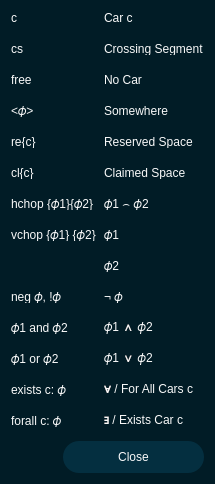
<?xml version="1.0" encoding="UTF-8"?>
<ui version="4.0">
 <class>QueryHelpDialog</class>
 <widget class="QDialog" name="QueryHelpDialog">
  <property name="geometry">
   <rect>
    <x>0</x>
    <y>0</y>
    <width>232</width>
    <height>491</height>
   </rect>
  </property>
  <property name="minimumSize">
   <size>
    <width>0</width>
    <height>0</height>
   </size>
  </property>
  <property name="maximumSize">
   <size>
    <width>16777215</width>
    <height>16777215</height>
   </size>
  </property>
  <property name="windowTitle">
   <string>Help Query Syntax</string>
  </property>
  <property name="styleSheet">
   <string notr="true">QDialog {
    background-color: #011C26; 
}

QWidget {	
	font: 13pt &quot;Helvetica&quot;;
    color: #F9F9F9;
}

QLabel[class=label] {	
	font: 10pt;
    color: #F9F9F9;
}

QWidget[class=container] {	
    background: #042F40;
	border-radius: 10pxx
}

QLabel[class=hint] {
	color: #799582;
}

QLabel[class=title] {
	font: 700 24pt;
}

QLineEdit{
	background-color: #011C26;
	border: none;
	border-radius: 6px;
	
}

/* --- Main Box --- */
QComboBox {
    background-color: #011C26;
    border: none;
    border-radius: 6px;
    padding: 5px 10px;
    color: #F9F9F9;
    /* This helps selection color in some styles */
    selection-background-color: #011C26; 
}

/* --- The Dropdown Frame --- */
/* We target QListView specifically to override Mac defaults */
QComboBox QListView {
    background-color: #011C26;
    border: 1px solid #042F40; /* Your custom border */
    outline: 0px; /* Removes the dotted/blue focus line */
    padding: 0px;
}



/* --- The Arrow Button Area --- */
QComboBox::drop-down {
    subcontrol-origin: padding;
    subcontrol-position: top right;
    width: 24px;
    border-left: 1px solid #042F40; /* Optional: adds a separator */
    border-top-right-radius: 6px;
    border-bottom-right-radius: 6px;
}

QComboBox::down-arrow {
    image: url(:/icons/icons/down.svg);
    width: 10px;
    height: 10px;
}

/* --- Main Spinbox Styling (Applies to both) --- */
QSpinBox, QDoubleSpinBox {
    background-color: #011C26;
    border: none;
    border-radius: 6px;
    color: #F9F9F9;
    padding: 5px 10px;
    padding-right: 15px; 
}

/* --- The Button Container Areas --- */
QSpinBox::up-button, QDoubleSpinBox::up-button {
    subcontrol-origin: border;
    subcontrol-position: top right;
    width: 25px;
    
    border-left: 1px solid #042F40;
    border-top-right-radius: 6px;
    border-bottom: 1px solid #042F40;
    
    background-color: #011C26;
}

QSpinBox::down-button, QDoubleSpinBox::down-button {
    subcontrol-origin: border;
    subcontrol-position: bottom right;
    width: 25px;
    
    border-left: 1px solid #042F40;
    border-bottom-right-radius: 6px;
    
    background-color: #011C26;
}

/* --- Hover Effects --- */
QSpinBox::up-button:hover, QDoubleSpinBox::up-button:hover,
QSpinBox::down-button:hover, QDoubleSpinBox::down-button:hover, QComboBox::drop-down:hover {
    background-color: #042F40;
}

/* --- The Arrow Icons --- */
/* (Assuming you are using the CSS Arrow hack from before. 
   If using images, replace these with your image: url(...) code) */

QSpinBox::up-arrow, QDoubleSpinBox::up-arrow {
    image: url(:/icons/icons/up.svg); /* You need to create this file */
    width: 10px;
    height: 10px;
}

QSpinBox::down-arrow, QDoubleSpinBox::down-arrow {
    image: url(:/icons/icons/down.svg); /* You need to create this file */
    width: 10px;
    height: 10px;
}

QToolButton {
    background-color: #032F40; 
    border-radius: 16px;       
    border: none;
    text-align: center;
}

QToolButton:hover {
    background-color: #314250; 
}

QToolButton:pressed {
    background-color: #032F40;
}

QPushButton {
	color: #011C26;
	border-radius: 16px;
}

QPushButton#b_close {
	background-color: #042F40;
	color: #F9F9F9
}

QPushButton#b_close:hover {
    background-color: #314250; 
}
QPushButton#b_close:pressed {
    background-color: #042F40; 
}</string>
  </property>
  <layout class="QVBoxLayout" name="verticalLayout">
   <property name="sizeConstraint">
    <enum>QLayout::SizeConstraint::SetFixedSize</enum>
   </property>
   <item>
    <widget class="QWidget" name="widget" native="true">
     <layout class="QVBoxLayout" name="Lanes">
      <property name="spacing">
       <number>0</number>
      </property>
      <property name="sizeConstraint">
       <enum>QLayout::SizeConstraint::SetDefaultConstraint</enum>
      </property>
      <property name="leftMargin">
       <number>0</number>
      </property>
      <property name="topMargin">
       <number>0</number>
      </property>
      <property name="rightMargin">
       <number>0</number>
      </property>
      <property name="bottomMargin">
       <number>0</number>
      </property>
      <item>
       <widget class="QWidget" name="widget_3" native="true">
        <property name="class" stdset="0">
         <string/>
        </property>
        <layout class="QGridLayout" name="gridLayout_2">
         <property name="leftMargin">
          <number>0</number>
         </property>
         <property name="topMargin">
          <number>0</number>
         </property>
         <property name="rightMargin">
          <number>0</number>
         </property>
         <property name="bottomMargin">
          <number>0</number>
         </property>
         <property name="horizontalSpacing">
          <number>8</number>
         </property>
         <property name="verticalSpacing">
          <number>18</number>
         </property>
         <item row="2" column="0">
          <widget class="QLabel" name="label_13">
           <property name="minimumSize">
            <size>
             <width>0</width>
             <height>13</height>
            </size>
           </property>
           <property name="maximumSize">
            <size>
             <width>16777215</width>
             <height>13</height>
            </size>
           </property>
           <property name="text">
            <string>free</string>
           </property>
           <property name="textFormat">
            <enum>Qt::TextFormat::MarkdownText</enum>
           </property>
          </widget>
         </item>
         <item row="10" column="0">
          <widget class="QLabel" name="label_23">
           <property name="minimumSize">
            <size>
             <width>0</width>
             <height>13</height>
            </size>
           </property>
           <property name="maximumSize">
            <size>
             <width>16777215</width>
             <height>13</height>
            </size>
           </property>
           <property name="text">
            <string>𝜙1 and 𝜙2</string>
           </property>
           <property name="textFormat">
            <enum>Qt::TextFormat::MarkdownText</enum>
           </property>
          </widget>
         </item>
         <item row="5" column="0">
          <widget class="QLabel" name="label_16">
           <property name="minimumSize">
            <size>
             <width>0</width>
             <height>13</height>
            </size>
           </property>
           <property name="maximumSize">
            <size>
             <width>16777215</width>
             <height>13</height>
            </size>
           </property>
           <property name="text">
            <string>cl{c}</string>
           </property>
           <property name="textFormat">
            <enum>Qt::TextFormat::MarkdownText</enum>
           </property>
          </widget>
         </item>
         <item row="0" column="0">
          <widget class="QLabel" name="label_10">
           <property name="minimumSize">
            <size>
             <width>0</width>
             <height>13</height>
            </size>
           </property>
           <property name="maximumSize">
            <size>
             <width>16777215</width>
             <height>13</height>
            </size>
           </property>
           <property name="text">
            <string>c</string>
           </property>
           <property name="textFormat">
            <enum>Qt::TextFormat::MarkdownText</enum>
           </property>
          </widget>
         </item>
         <item row="8" column="1">
          <widget class="QLabel" name="label_30">
           <property name="minimumSize">
            <size>
             <width>0</width>
             <height>13</height>
            </size>
           </property>
           <property name="maximumSize">
            <size>
             <width>16777215</width>
             <height>13</height>
            </size>
           </property>
           <property name="text">
            <string>𝜙2</string>
           </property>
          </widget>
         </item>
         <item row="12" column="0">
          <widget class="QLabel" name="label_19">
           <property name="minimumSize">
            <size>
             <width>0</width>
             <height>13</height>
            </size>
           </property>
           <property name="maximumSize">
            <size>
             <width>16777215</width>
             <height>13</height>
            </size>
           </property>
           <property name="text">
            <string>exists c: 𝜙</string>
           </property>
           <property name="textFormat">
            <enum>Qt::TextFormat::MarkdownText</enum>
           </property>
          </widget>
         </item>
         <item row="9" column="0">
          <widget class="QLabel" name="label_18">
           <property name="minimumSize">
            <size>
             <width>0</width>
             <height>13</height>
            </size>
           </property>
           <property name="maximumSize">
            <size>
             <width>16777215</width>
             <height>13</height>
            </size>
           </property>
           <property name="text">
            <string>neg 𝜙, !𝜙</string>
           </property>
           <property name="textFormat">
            <enum>Qt::TextFormat::MarkdownText</enum>
           </property>
          </widget>
         </item>
         <item row="0" column="1">
          <widget class="QLabel" name="label_5">
           <property name="minimumSize">
            <size>
             <width>0</width>
             <height>13</height>
            </size>
           </property>
           <property name="maximumSize">
            <size>
             <width>16777215</width>
             <height>13</height>
            </size>
           </property>
           <property name="text">
            <string>Car c</string>
           </property>
           <property name="textFormat">
            <enum>Qt::TextFormat::MarkdownText</enum>
           </property>
          </widget>
         </item>
         <item row="13" column="1">
          <widget class="QLabel" name="label_33">
           <property name="minimumSize">
            <size>
             <width>0</width>
             <height>13</height>
            </size>
           </property>
           <property name="maximumSize">
            <size>
             <width>16777215</width>
             <height>13</height>
            </size>
           </property>
           <property name="text">
            <string>∃ / Exists Car c</string>
           </property>
           <property name="textFormat">
            <enum>Qt::TextFormat::MarkdownText</enum>
           </property>
          </widget>
         </item>
         <item row="6" column="0">
          <widget class="QLabel" name="label_25">
           <property name="minimumSize">
            <size>
             <width>0</width>
             <height>13</height>
            </size>
           </property>
           <property name="maximumSize">
            <size>
             <width>16777215</width>
             <height>13</height>
            </size>
           </property>
           <property name="text">
            <string>hchop {𝜙1}{𝜙2}</string>
           </property>
           <property name="textFormat">
            <enum>Qt::TextFormat::MarkdownText</enum>
           </property>
          </widget>
         </item>
         <item row="2" column="1">
          <widget class="QLabel" name="label_8">
           <property name="minimumSize">
            <size>
             <width>0</width>
             <height>13</height>
            </size>
           </property>
           <property name="maximumSize">
            <size>
             <width>16777215</width>
             <height>13</height>
            </size>
           </property>
           <property name="text">
            <string>No Car</string>
           </property>
           <property name="textFormat">
            <enum>Qt::TextFormat::MarkdownText</enum>
           </property>
          </widget>
         </item>
         <item row="11" column="1">
          <widget class="QLabel" name="label_22">
           <property name="minimumSize">
            <size>
             <width>0</width>
             <height>13</height>
            </size>
           </property>
           <property name="maximumSize">
            <size>
             <width>16777215</width>
             <height>13</height>
            </size>
           </property>
           <property name="text">
            <string>𝜙1 ∨ 𝜙2</string>
           </property>
           <property name="textFormat">
            <enum>Qt::TextFormat::MarkdownText</enum>
           </property>
          </widget>
         </item>
         <item row="1" column="0">
          <widget class="QLabel" name="label_11">
           <property name="minimumSize">
            <size>
             <width>0</width>
             <height>13</height>
            </size>
           </property>
           <property name="maximumSize">
            <size>
             <width>16777215</width>
             <height>13</height>
            </size>
           </property>
           <property name="text">
            <string>cs</string>
           </property>
           <property name="textFormat">
            <enum>Qt::TextFormat::MarkdownText</enum>
           </property>
          </widget>
         </item>
         <item row="3" column="0">
          <widget class="QLabel" name="label_12">
           <property name="minimumSize">
            <size>
             <width>0</width>
             <height>13</height>
            </size>
           </property>
           <property name="maximumSize">
            <size>
             <width>16777215</width>
             <height>13</height>
            </size>
           </property>
           <property name="text">
            <string>&lt;𝜙&gt;</string>
           </property>
           <property name="textFormat">
            <enum>Qt::TextFormat::MarkdownText</enum>
           </property>
          </widget>
         </item>
         <item row="3" column="1">
          <widget class="QLabel" name="label_7">
           <property name="minimumSize">
            <size>
             <width>0</width>
             <height>13</height>
            </size>
           </property>
           <property name="maximumSize">
            <size>
             <width>16777215</width>
             <height>13</height>
            </size>
           </property>
           <property name="text">
            <string>Somewhere</string>
           </property>
           <property name="textFormat">
            <enum>Qt::TextFormat::MarkdownText</enum>
           </property>
          </widget>
         </item>
         <item row="7" column="0">
          <widget class="QLabel" name="label_21">
           <property name="minimumSize">
            <size>
             <width>0</width>
             <height>13</height>
            </size>
           </property>
           <property name="maximumSize">
            <size>
             <width>16777215</width>
             <height>13</height>
            </size>
           </property>
           <property name="text">
            <string>vchop {𝜙1} {𝜙2}</string>
           </property>
           <property name="textFormat">
            <enum>Qt::TextFormat::MarkdownText</enum>
           </property>
          </widget>
         </item>
         <item row="6" column="1">
          <widget class="QLabel" name="label_29">
           <property name="minimumSize">
            <size>
             <width>0</width>
             <height>13</height>
            </size>
           </property>
           <property name="maximumSize">
            <size>
             <width>16777215</width>
             <height>13</height>
            </size>
           </property>
           <property name="text">
            <string>𝜙1 ⌢ 𝜙2</string>
           </property>
           <property name="textFormat">
            <enum>Qt::TextFormat::MarkdownText</enum>
           </property>
          </widget>
         </item>
         <item row="10" column="1">
          <widget class="QLabel" name="label_26">
           <property name="minimumSize">
            <size>
             <width>0</width>
             <height>13</height>
            </size>
           </property>
           <property name="maximumSize">
            <size>
             <width>16777215</width>
             <height>13</height>
            </size>
           </property>
           <property name="text">
            <string>𝜙1 ∧ 𝜙2</string>
           </property>
           <property name="textFormat">
            <enum>Qt::TextFormat::MarkdownText</enum>
           </property>
          </widget>
         </item>
         <item row="13" column="0">
          <widget class="QLabel" name="label_31">
           <property name="minimumSize">
            <size>
             <width>0</width>
             <height>13</height>
            </size>
           </property>
           <property name="maximumSize">
            <size>
             <width>16777215</width>
             <height>13</height>
            </size>
           </property>
           <property name="text">
            <string>forall c: 𝜙</string>
           </property>
           <property name="textFormat">
            <enum>Qt::TextFormat::MarkdownText</enum>
           </property>
          </widget>
         </item>
         <item row="11" column="0">
          <widget class="QLabel" name="label_28">
           <property name="minimumSize">
            <size>
             <width>0</width>
             <height>13</height>
            </size>
           </property>
           <property name="maximumSize">
            <size>
             <width>16777215</width>
             <height>13</height>
            </size>
           </property>
           <property name="text">
            <string>𝜙1 or 𝜙2</string>
           </property>
           <property name="textFormat">
            <enum>Qt::TextFormat::MarkdownText</enum>
           </property>
          </widget>
         </item>
         <item row="4" column="0">
          <widget class="QLabel" name="label_15">
           <property name="minimumSize">
            <size>
             <width>0</width>
             <height>13</height>
            </size>
           </property>
           <property name="maximumSize">
            <size>
             <width>16777215</width>
             <height>13</height>
            </size>
           </property>
           <property name="text">
            <string>re{c}</string>
           </property>
           <property name="textFormat">
            <enum>Qt::TextFormat::MarkdownText</enum>
           </property>
          </widget>
         </item>
         <item row="1" column="1">
          <widget class="QLabel" name="label_6">
           <property name="minimumSize">
            <size>
             <width>0</width>
             <height>13</height>
            </size>
           </property>
           <property name="maximumSize">
            <size>
             <width>16777215</width>
             <height>13</height>
            </size>
           </property>
           <property name="text">
            <string>Crossing Segment</string>
           </property>
           <property name="textFormat">
            <enum>Qt::TextFormat::MarkdownText</enum>
           </property>
          </widget>
         </item>
         <item row="7" column="1">
          <widget class="QLabel" name="label_27">
           <property name="minimumSize">
            <size>
             <width>0</width>
             <height>13</height>
            </size>
           </property>
           <property name="maximumSize">
            <size>
             <width>16777215</width>
             <height>13</height>
            </size>
           </property>
           <property name="text">
            <string>𝜙1</string>
           </property>
           <property name="textFormat">
            <enum>Qt::TextFormat::MarkdownText</enum>
           </property>
          </widget>
         </item>
         <item row="5" column="1">
          <widget class="QLabel" name="label_17">
           <property name="minimumSize">
            <size>
             <width>0</width>
             <height>13</height>
            </size>
           </property>
           <property name="maximumSize">
            <size>
             <width>16777215</width>
             <height>13</height>
            </size>
           </property>
           <property name="text">
            <string>Claimed Space</string>
           </property>
           <property name="textFormat">
            <enum>Qt::TextFormat::MarkdownText</enum>
           </property>
          </widget>
         </item>
         <item row="9" column="1">
          <widget class="QLabel" name="label_24">
           <property name="minimumSize">
            <size>
             <width>0</width>
             <height>13</height>
            </size>
           </property>
           <property name="maximumSize">
            <size>
             <width>16777215</width>
             <height>13</height>
            </size>
           </property>
           <property name="text">
            <string>¬ 𝜙</string>
           </property>
           <property name="textFormat">
            <enum>Qt::TextFormat::MarkdownText</enum>
           </property>
          </widget>
         </item>
         <item row="12" column="1">
          <widget class="QLabel" name="label_20">
           <property name="minimumSize">
            <size>
             <width>0</width>
             <height>13</height>
            </size>
           </property>
           <property name="maximumSize">
            <size>
             <width>16777215</width>
             <height>13</height>
            </size>
           </property>
           <property name="text">
            <string>∀ / For All Cars c</string>
           </property>
           <property name="textFormat">
            <enum>Qt::TextFormat::MarkdownText</enum>
           </property>
          </widget>
         </item>
         <item row="4" column="1">
          <widget class="QLabel" name="label_9">
           <property name="minimumSize">
            <size>
             <width>0</width>
             <height>13</height>
            </size>
           </property>
           <property name="maximumSize">
            <size>
             <width>16777215</width>
             <height>13</height>
            </size>
           </property>
           <property name="text">
            <string>Reserved Space</string>
           </property>
           <property name="textFormat">
            <enum>Qt::TextFormat::MarkdownText</enum>
           </property>
          </widget>
         </item>
        </layout>
       </widget>
      </item>
     </layout>
    </widget>
   </item>
   <item>
    <layout class="QHBoxLayout" name="horizontalLayout">
     <property name="topMargin">
      <number>8</number>
     </property>
     <item>
      <spacer name="horizontalSpacer">
       <property name="orientation">
        <enum>Qt::Orientation::Horizontal</enum>
       </property>
       <property name="sizeHint" stdset="0">
        <size>
         <width>40</width>
         <height>20</height>
        </size>
       </property>
      </spacer>
     </item>
     <item>
      <widget class="QPushButton" name="b_close">
       <property name="sizePolicy">
        <sizepolicy hsizetype="Preferred" vsizetype="Fixed">
         <horstretch>0</horstretch>
         <verstretch>0</verstretch>
        </sizepolicy>
       </property>
       <property name="minimumSize">
        <size>
         <width>141</width>
         <height>32</height>
        </size>
       </property>
       <property name="maximumSize">
        <size>
         <width>141</width>
         <height>32</height>
        </size>
       </property>
       <property name="text">
        <string>Close</string>
       </property>
       <property name="icon">
        <iconset>
         <normaloff>:/icons/icons/Cancel.svg</normaloff>:/icons/icons/Cancel.svg</iconset>
       </property>
      </widget>
     </item>
    </layout>
   </item>
  </layout>
 </widget>
 <resources>
  <include location="resources.qrc"/>
 </resources>
 <connections>
  <connection>
   <sender>b_close</sender>
   <signal>clicked()</signal>
   <receiver>QueryHelpDialog</receiver>
   <slot>accept()</slot>
   <hints>
    <hint type="sourcelabel">
     <x>236</x>
     <y>121</y>
    </hint>
    <hint type="destinationlabel">
     <x>252</x>
     <y>200</y>
    </hint>
   </hints>
  </connection>
 </connections>
</ui>
